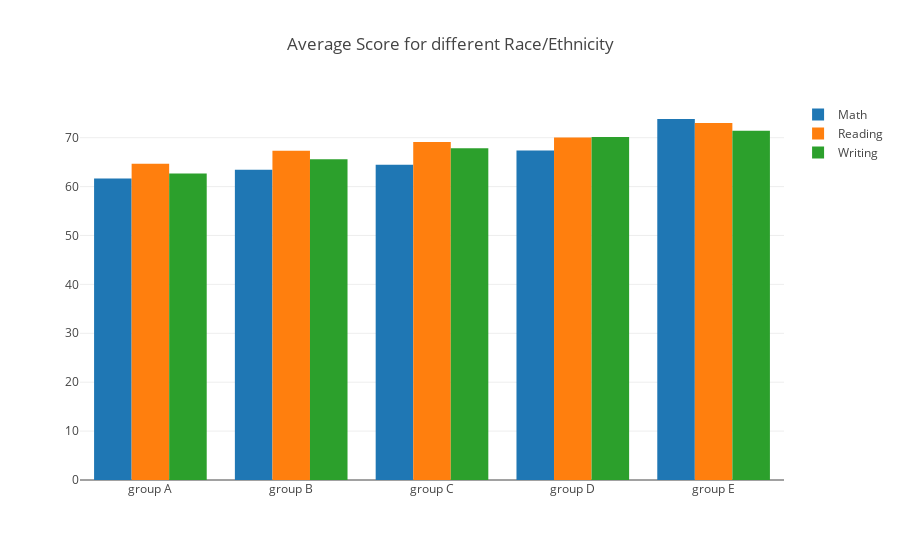

Notebook code for this chart:
### Code cell
race=df.groupby('race/ethnicity')
racedf=race.mean()

trace1= go.Bar(x= racedf.index,
              y= racedf['math score'],
              name='Math')

trace2= go.Bar(x= racedf.index,
              y= racedf['reading score'],
              name='Reading')

trace3= go.Bar(x= racedf.index,
              y= racedf['writing score'],
              name='Writing')

data=[trace1,trace2,trace3]
layout=go.Layout(title='Average Score for different Race/Ethnicity')
fig= go.Figure(data=data, layout=layout)
iplot(fig)

### Figure 1 — Plotly figure (JSON) as saved in the notebook; plotly's stock layout.template omitted (floating-point values rounded to 4 significant figures)
{"data": [{"name": "Math", "type": "bar", "uid": "406ced5c-2904-11e9-bcb3-3cf862c2ea5b", "x": ["group A", "group B", "group C", "group D", "group E"], "y": [61.63, 63.45, 64.46, 67.36, 73.82]}, {"name": "Reading", "type": "bar", "uid": "406ced5d-2904-11e9-a9bc-3cf862c2ea5b", "x": ["group A", "group B", "group C", "group D", "group E"], "y": [64.67, 67.35, 69.1, 70.03, 73.03]}, {"name": "Writing", "type": "bar", "uid": "406ced5e-2904-11e9-b9c1-3cf862c2ea5b", "x": ["group A", "group B", "group C", "group D", "group E"], "y": [62.67, 65.6, 67.83, 70.15, 71.41]}], "layout": {"title": "Average Score for different Race/Ethnicity"}}
